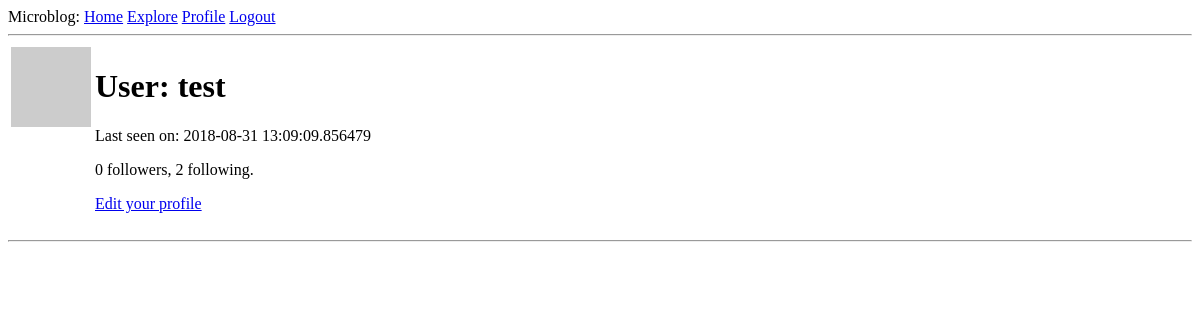
The app's page /user/test (signed in), older data.
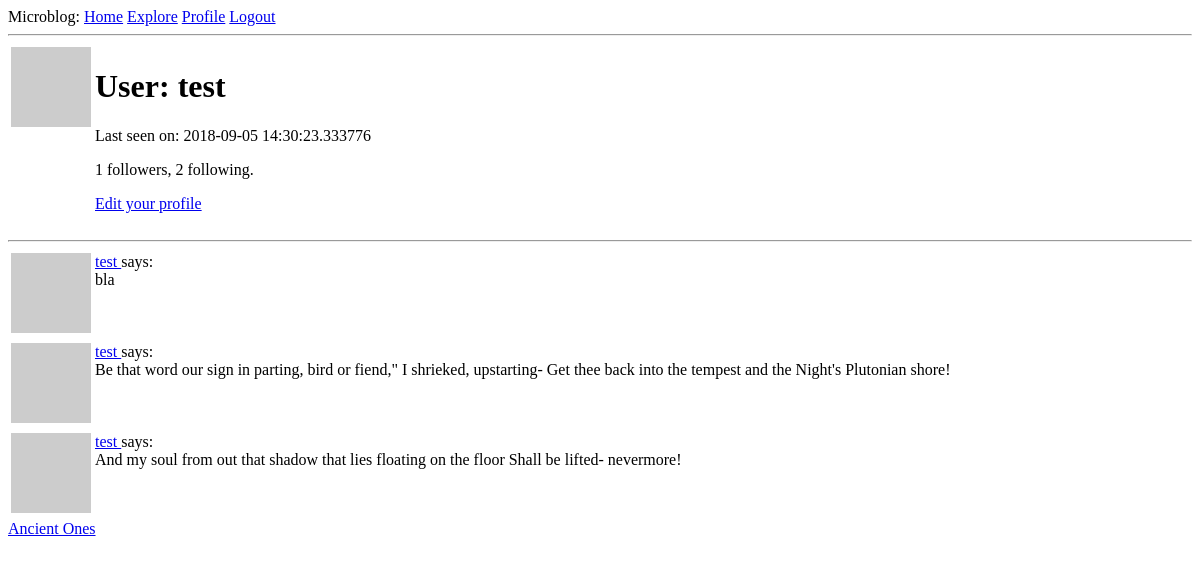
The same page, newer data.
### app/models.py (models this page shows, shortened)
class User(UserMixin, db.Model):
	id = db.Column(db.Integer, primary_key=True)
	username = db.Column(db.String(64), index=True, unique=True)
	email = db.Column(db.String(120), index=True, unique=True)
	password_hash = db.Column(db.String(128))
	posts = db.relationship('Post', backref='author', lazy='dynamic')
	about_me = db.Column(db.String(140))
	last_seen = db.Column(db.DateTime, default=datetime.utcnow)
	followed = db.relationship('User', secondary=followers,
		primaryjoin=(followers.c.follower_id == id),
		secondaryjoin=(followers.c.followed_id == id),
		backref=db.backref('followers', lazy='dynamic'), lazy='dynamic')
	def avatar(self, size):
		digest = md5(self.email.lower().encode('utf-8')).hexdigest()
		return 'https://www.gravatar.com/avatar/{}?d=indenticon&s={}'.format(digest, size)

class Post(db.Model):
	id = db.Column(db.Integer, primary_key=True)
	body = db.Column(db.String(140))
	timestamp = db.Column(db.DateTime, index=True, default=datetime.utcnow)
	user_id = db.Column(db.Integer, db.ForeignKey('user.id'))

### app/routes.py (the view)
@app.route('/user/<username>')
@login_required
def user(username):
	user = User.query.filter_by(username=username).first_or_404()
	page = request.args.get('page', 1, type=int)
	posts = user.posts.order_by(Post.timestamp.desc()).paginate(page, app.config['POSTS_PER_PAGE'], False)
	next_url = url_for('explore', username=user.username, page=posts.next_num) if posts.has_next else None
	prev_url = url_for('explore', username=user.username, page=posts.prev_num) if posts.has_prev else None
	return render_template('user.html', user=user, posts=posts.items, next_url=next_url, prev_url=prev_url)

### app/models.py (called while the page is built)
@login.user_loader
def load_user(id):
	return User.query.get(int(id))

### app/routes.py (called while the page is built)
@app.before_request
def before_request():
	if current_user.is_authenticated:
		current_user.last_seen = datetime.utcnow()
		db.session.commit()

### app/templates/user.html (shortened to what this page needs)
{% extends "base.html" %}
{% block content %}
	<table>
		<tr valign="top">
			<td> <img src=" {{ user.avatar(128) }} "> </td>
			<td>
				<h1> User: {{ user.username }} </h1>
				{% if user.last_seen %}<p> Last seen on: {{ user.last_seen }} </p> {% endif %}
				<p> {{ user.followers.count() }} followers, {{ user.followed.count() }} following. </p>
				{% if user == current_user %}
				<p><a href=" {{ url_for('edit_profile') }} ">Edit your profile</a></p>
				{% elif not current_user.is_following(user) %}
				<p> <a href=" {{ url_for('follow', username=user.username) }} ">Follow</a> </p>
				{% else %}
				<p> <a href=" {{ url_for('unfollow', username=user.username) }} ">Unfollow</a> </p>
				{% endif %}
			</td>
		</tr>
	</table>
	<hr>
	{% for post in posts %}
		{% include '_post.html' %}
	{% endfor %}
	{% if next_url %}
	<a href=" {{ next_url }} ">Ancient Ones</a>
	{% endif %}
{% endblock %}

### app/templates/_post.html
<table>
	<tr valign="top">
		<td><img src=" {{ post.author.avatar(36) }} "></td>
		<td>
		<a href=" {{ url_for('user', username=post.author.username ) }} ">
			{{ post.author.username }}
		</a>
		says:<br> {{ post.body }}
		</td>
	</tr>
</table>

Row changes from the older to the newer data that the page shows:
changed User "test": last_seen "2018-08-31 13:09:09.856479" → "2018-09-05 14:30:23.333776"
added Post: author.username "test", body "bla"
added Post: author.username "test", body "Be that word our sign in parting, bird or fiend,\" I shrieked, upstarting- Get thee back into the tempest and the Night's Plutonian shore!"
added Post: author.username "test", body "And my soul from out that shadow that lies floating on the floor Shall be lifted- nevermore!"
Text that changed along with them:
{{ user.followers.count() }}: "0" → "1"
text now shown: "Ancient Ones"
